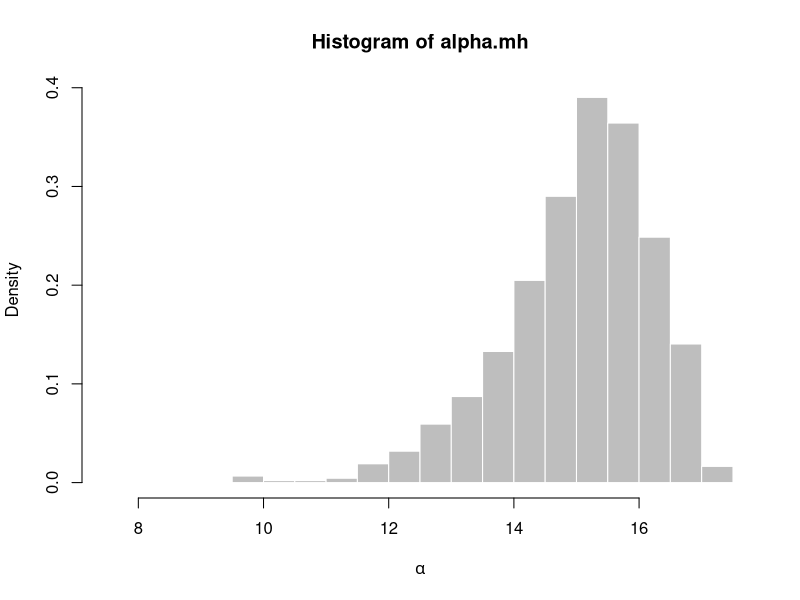
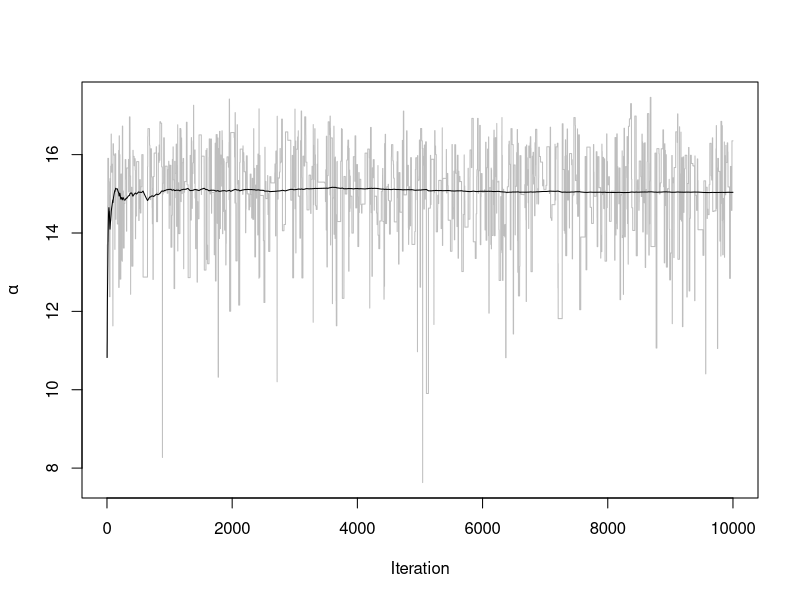
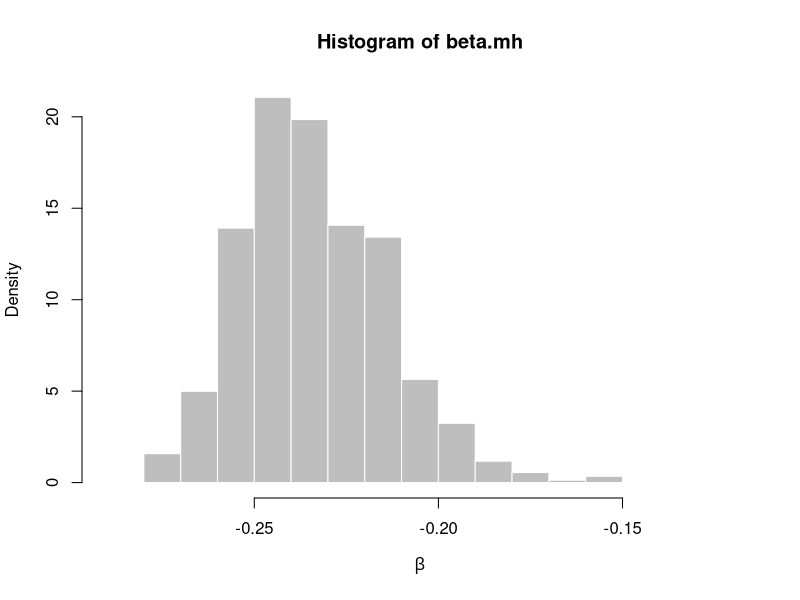
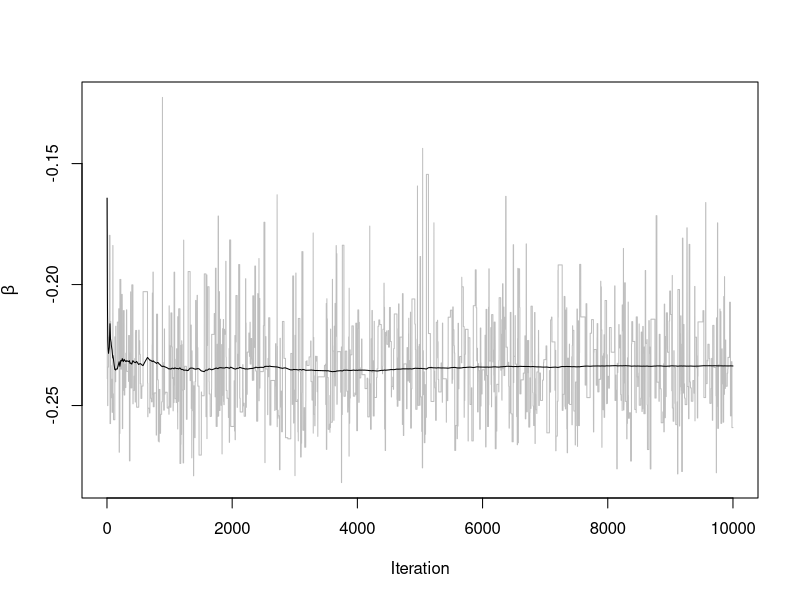
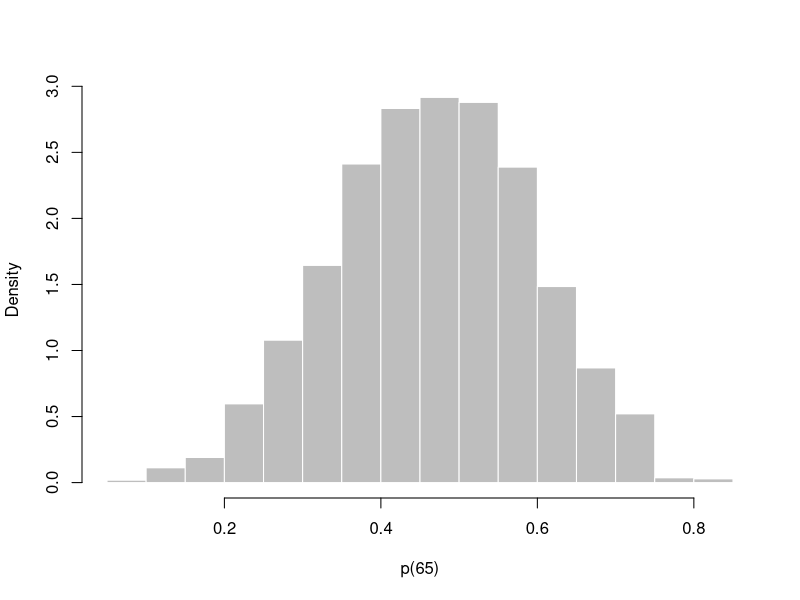
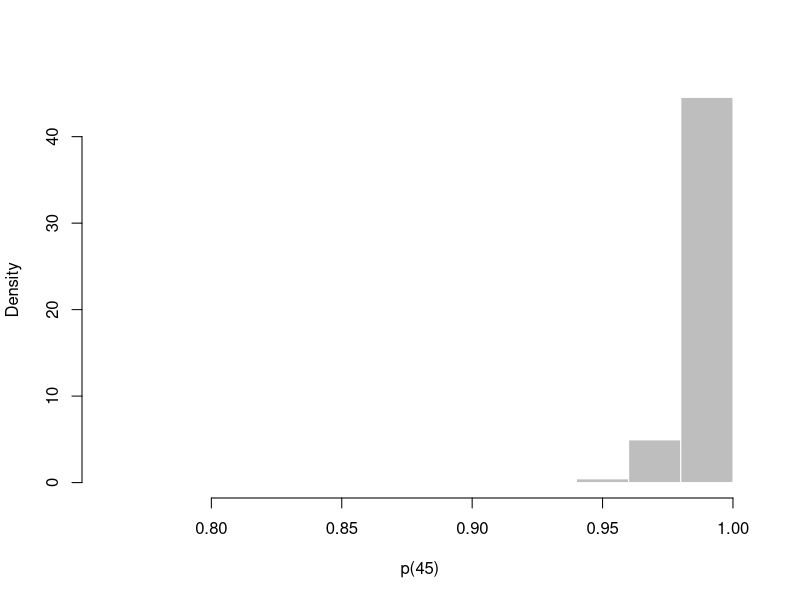

These charts were generated, in order, by the following R code:
# Generic Metropolis-Hastings function
mh <- function(x0, f, dprop, rprop, N, B) {
    ## x0: initializing values for MH algorithm
    ## f: the pdf of posterior
    ## dprop: the pdf of the proposal distribution
    ## rprop: the random number gen for proposal
    ## N: Number of samples needed
    ## B: Number of burn in samples
    ## function generates N+B samples then drops B

    x <- matrix(NA, N + B, length(x0)); fx <- rep(NA, N + B)
    x[1,] <- x0 ## add the initializing values
    fx[1] <- f(x0) ## initiate the M-H algorithm
    ct <- 0 ## counter for acceptance
    
    for(i in 2:(N + B)){
        u <- rprop(x[i-1,])
        fu <- f(u)
        r <- log(fu) + log(dprop(x[i-1,], u)) - log(fx[i-1]) - log(dprop(u, x[i-1,]))
        R <- min(exp(r), 1)
        if(runif(1) <= R){
            ct <- ct + 1 ## update counter
            x[i,] <- u
            fx[i] <- fu
        } else {
        x[i,] <- x[i-1,]
        fx[i] <- fx[i-1]
    }
    }
    return(list(x=x[-(1:B),], fx=fx[-(1:B)], rate=ct / (N + B)))
}






# Data
y <- c(1, 1, 1, 1, 0, 0, 0, 0, 0, 0, 0, 0, 1, 1, 0, 0, 0, 1, 0, 0, 0, 0, 0)
x <- c(53, 57, 58, 63, 66, 67, 67, 67, 68, 69, 70, 70, 70, 70, 72, 73, 75, 75,
76, 76, 78, 79, 81)


# Preliminary output from ML estimation
fit <- glm(y ~ x, family=binomial(logit))
summary(fit)
a.mle <- as.numeric(fit$coefficients[1])
b.mle <- as.numeric(fit$coefficients[2])
var.a.mle <- summary(fit)$cov.scaled[1, 1]
var.b.mle <- summary(fit)$cov.scaled[2, 2]
b.mme <- exp(a.mle + 0.577216)


# Posterior distribution
dpost <- function(theta) {
    a <- theta[1]
    b <- theta[2]
    p <- 1 - 1 / (1 + exp(a + b * x)) ## logistic CDF
    lik <- exp(sum(dbinom(y, size=1, prob=p, log=TRUE)))
    dprior <- exp(a) * exp(-exp(a) / b.mme) * 1/ b.mme
    return(lik * dprior)
}


# Proposal distribution (independent proposal, so "theta0" is not used)
dprop <- function(theta, theta0) {
    a <- theta[1]
    b <- theta[2]
    pr1 <- exp(a) * exp(-exp(a) / b.mme) / b.mme
    pr2 <- dnorm(b, b.mle, sqrt(var.b.mle))
    return(pr1 * pr2)
}




rprop <- function(theta0) {
    a <- log(rexp(1, 1 / b.mme))
    b <- rnorm(1, b.mle, sqrt(var.b.mle))
    return(c(a, b))
}






# Run Metropolis-Hastings
N <- 10000
B <- 1000
mh.out <- mh(c(a.mle, b.mle), dpost, dprop, rprop, N, B)
alpha.mh <- mh.out$x[,1]
beta.mh <- mh.out$x[,2]

hist(alpha.mh, freq=FALSE, col="gray", border="white", xlab=expression(alpha))
plot(alpha.mh, type="l", col="gray", xlab="Iteration", ylab=expression(alpha))
lines(1:N, cumsum(alpha.mh) / (1:N))

hist(beta.mh, freq=FALSE, col="gray", border="white", xlab=expression(beta))
plot(beta.mh, type="l", col="gray", xlab="Iteration", ylab=expression(beta))
lines(1:N, cumsum(beta.mh)/(1:N))

p65 <- 1 - 1 / (1 + exp(alpha.mh + beta.mh * 65))
p45 <- 1 - 1 / (1 + exp(alpha.mh + beta.mh * 45))

hist(p65, freq=FALSE, col="gray", border="white", xlab="p(65)", main="")
hist(p45, freq=FALSE, col="gray", border="white", xlab="p(45)", main="")




